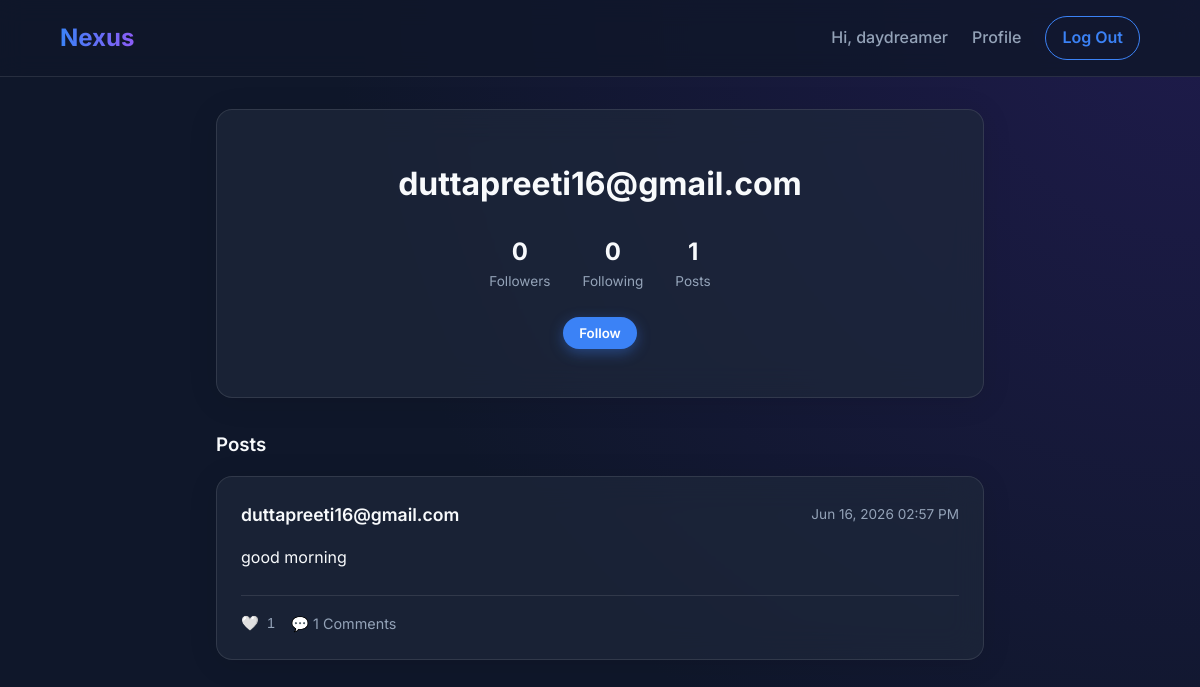
The app's page /profile/duttapreeti16@gmail.com (signed in) with its own data.
### network/models.py (models this page shows, shortened)
class User(AbstractUser):
    bio = models.TextField(max_length=500, blank=True)
    profile_picture = models.ImageField(upload_to='profile_pics/', blank=True, null=True)
    following = models.ManyToManyField('self', symmetrical=False, related_name='followers', blank=True)

class Post(models.Model):
    author = models.ForeignKey(User, on_delete=models.CASCADE, related_name='posts')
    content = models.TextField(max_length=1000)
    image = models.ImageField(upload_to='post_images/', blank=True, null=True)
    created_at = models.DateTimeField(auto_now_add=True)
    updated_at = models.DateTimeField(auto_now=True)
    class Meta:
        ordering = ['-created_at']

### network/views.py (the view)
# urls.py: path("profile/<str:username>", views.profile, name="profile"),
def profile(request, username):
    profile_user = get_object_or_404(User, username=username)
    posts = Post.objects.filter(author=profile_user).order_by('-created_at')
    is_following = False
    if request.user.is_authenticated and request.user != profile_user:
        is_following = request.user.following.filter(username=username).exists()
    liked_post_ids = set(request.user.likes.values_list('post_id', flat=True)) if request.user.is_authenticated else set()
    return render(request, "network/profile.html", {
        "profile_user": profile_user,
        "posts": posts,
        "is_following": is_following,
        "followers_count": profile_user.followers.count(),
        "following_count": profile_user.following.count(),
        "liked_post_ids": liked_post_ids,
    })

### network/templates/network/profile.html (shortened to what this page needs)
{% extends "network/layout.html" %}
{% block body %}
<div class="glass-card profile-header">
    <h2 style="font-size: 2rem; margin-bottom: 0.5rem;">{{ profile_user.username }}</h2>
    <div class="profile-stats">
        <div class="stat-item">
            <span class="stat-value" id="followers-count">{{ followers_count }}</span>
            <span class="stat-label">Followers</span>
        </div>
        <div class="stat-item">
            <span class="stat-value">{{ following_count }}</span>
            <span class="stat-label">Following</span>
        </div>
        <div class="stat-item">
            <span class="stat-value">{{ posts.count }}</span>
            <span class="stat-label">Posts</span>
        </div>
    </div>
    {% if user.is_authenticated and user != profile_user %}
        <button class="btn {% if is_following %}btn-outline{% else %}btn-primary{% endif %} follow-btn" data-user="{{ profile_user.username }}">
            {% if is_following %}Unfollow{% else %}Follow{% endif %}
        </button>
    {% endif %}
</div>
<h3 style="margin: 2rem 0 1rem; font-weight: 600;">Posts</h3>
<div class="posts-list">
    {% for post in posts %}
    <div class="glass-card post">
        <div class="post-header">
            <span class="post-author">{{ post.author.username }}</span>
            <span class="post-date">{{ post.created_at|date:"M d, Y h:i A" }}</span>
        </div>
        <div class="post-content">{{ post.content }}</div>
        <div class="post-actions">
            {% if user.is_authenticated %}
                <button class="action-btn like-btn {% if post.id in liked_post_ids %}liked{% endif %}" data-post="{{ post.id }}">
                    <span class="heart-icon">{% if post.id in liked_post_ids %}❤️{% else %}🤍{% endif %}</span>
                    <span class="like-count">{{ post.likes.count }}</span>
                </button>
            {% else %}
                <span class="action-btn">❤️ <span class="like-count">{{ post.likes.count }}</span></span>
            {% endif %}
            <span class="action-btn">💬 {{ post.comments.count }} Comments</span>
        </div>
    </div>
    {% empty %}
    <div class="glass-card" style="text-align: center; color: var(--text-secondary);">
        <p>No posts yet.</p>
    </div>
    {% endfor %}
</div>
{% endblock %}

### network/templates/network/layout.html (shortened to what this page needs)
{% load static %}
<!DOCTYPE html>
<html lang="en">
<head>
    <link href="{% static 'css/styles.css' %}" rel="stylesheet">
</head>
<body>
    <nav class="navbar">
        <a class="nav-brand" href="{% url 'index' %}">Nexus</a>
        <div class="nav-links">
            {% if user.is_authenticated %}
                <span class="nav-link">Hi, {{ user.username }}</span>
                <a class="nav-link" href="{% url 'profile' user.username %}">Profile</a>
                <a class="btn btn-outline" href="{% url 'logout' %}">Log Out</a>
            {% else %}
                <a class="nav-link" href="{% url 'login' %}">Log In</a>
                <a class="btn btn-primary" href="{% url 'register' %}">Register</a>
            {% endif %}
        </div>
    </nav>
    <main class="container">
        {% block body %}
        {% endblock %}
    </main>
</body>
</html>

### network/static/css/styles.css (style rules this page uses)
:root { --bg-color: #0f172a; --text-primary: #f8fafc; --text-secondary: #94a3b8; --accent-color: #3b82f6; --accent-hover: #2563eb; --card-bg: rgba(30, 41, 59, 0.7); --card-border: rgba(255, 255, 255, 0.1); --danger-color: #ef4444; }
* { box-sizing: border-box; margin: 0; padding: 0; }
body { font-family: 'Inter', sans-serif; background-color: var(--bg-color); color: var(--text-primary); line-height: 1.6; background-image: radial-gradient(circle at top right, #1e1b4b, #0f172a 60%); min-height: 100vh; }
a { color: var(--accent-color); text-decoration: none; transition: color 0.2s ease; }
.navbar { display: flex; justify-content: space-between; align-items: center; padding: 1rem 5%; background: rgba(15, 23, 42, 0.8); backdrop-filter: blur(12px); -webkit-backdrop-filter: blur(12px); border-bottom: 1px solid var(--card-border); position: sticky; top: 0; z-index: 100; }
.nav-brand { font-size: 1.5rem; font-weight: 700; background: linear-gradient(to right, #3b82f6, #8b5cf6); -webkit-background-clip: text; -webkit-text-fill-color: transparent; }
.nav-links { display: flex; gap: 1.5rem; align-items: center; }
.nav-link { color: var(--text-secondary); font-weight: 500; }
.btn { padding: 0.5rem 1rem; border-radius: 9999px; border: none; font-weight: 600; cursor: pointer; transition: all 0.3s ease; font-family: 'Inter', sans-serif; }
.btn-primary { background-color: var(--accent-color); color: white; box-shadow: 0 4px 14px 0 rgba(59, 130, 246, 0.39); }
.btn-outline { background: transparent; border: 1px solid var(--accent-color); color: var(--accent-color); }
.container { max-width: 800px; margin: 2rem auto; padding: 0 1rem; }
.posts-list { display: block; }
.post-actions { display: flex; gap: 1rem; border-top: 1px solid var(--card-border); padding-top: 1rem; align-items: center; }
.glass-card { background: var(--card-bg); backdrop-filter: blur(16px); -webkit-backdrop-filter: blur(16px); border: 1px solid var(--card-border); border-radius: 16px; padding: 1.5rem; margin-bottom: 1.5rem; box-shadow: 0 4px 30px rgba(0, 0, 0, 0.1); transition: transform 0.3s ease, box-shadow 0.3s ease; }
.post-header { display: flex; justify-content: space-between; align-items: center; margin-bottom: 1rem; }
.post-author { font-weight: 600; font-size: 1.1rem; }
.post-date { font-size: 0.85rem; color: var(--text-secondary); }
.post-content { font-size: 1rem; margin-bottom: 1.5rem; white-space: pre-wrap; }
.post-actions { display: flex; gap: 1rem; border-top: 1px solid var(--card-border); padding-top: 1rem; }
.action-btn { background: transparent; border: none; color: var(--text-secondary); cursor: pointer; display: flex; align-items: center; gap: 0.5rem; font-size: 0.9rem; transition: color 0.2s ease; }
.like-btn { transition: transform 0.2s ease, color 0.2s ease; }
.profile-header { text-align: center; padding: 3rem 1rem; }
.profile-stats { display: flex; justify-content: center; gap: 2rem; margin: 1.5rem 0; }
.stat-item { display: flex; flex-direction: column; }
.stat-value { font-size: 1.5rem; font-weight: 700; }
.stat-label { font-size: 0.85rem; color: var(--text-secondary); }

### records on screen
User: username "daydreamer"
User: username "duttapreeti16@gmail.com"
Post: author.username "duttapreeti16@gmail.com", created_at "Jun 16, 2026 02:57 PM", content "good morning", likes.count "1", comments.count "1"

### other values on screen
{{ followers_count }} "0"
{{ following_count }} "0"
{{ posts.count }} "1"
